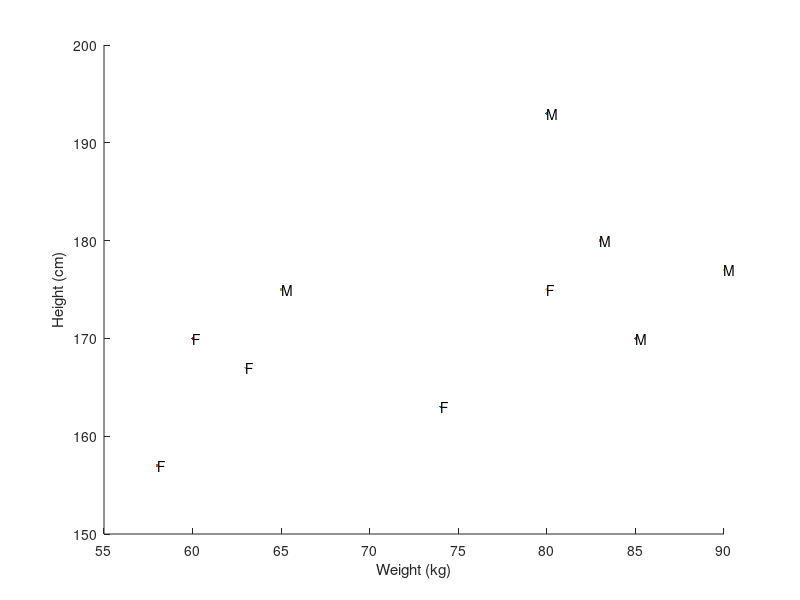

Write the MATLAB code that produced this figure. (Note: this script raises an error after producing the figure.)
%% Creating dataset

clear
addpath(genpath('../DeepNNs/'))

x = [80 193; 83 180; 90 177 ; 85 170 ; 65 175; 63 167; 60 170 ; 74  163; 58 157; 80 175];
N=size(x,1);
addednoise=0;
layers=[10 ];
if addednoise==1
    x(:,2)=randn(N,1);
end
xorig=x;
%y(:,2) = [1; 0; 0; 1];
y(:,1) = [1; 1; 1; 1; 1; 0; 0; 0; 0; 0; ];
y(:,2) = 1-[1; 1; 1; 1; 1; 0; 0; 0; 0; 0; ];
%y(:)=y(randperm(prod(size(y))))
%y(:,2) = [0; 0; 0; 0; 0; 0; 0; 0; 0; 0 ];

%N=1000; x=rand(N,2); y=xor(x(:,1)<0.5,x(:,2)<0.5); y(:,2) = 1 - y(:,1);
%y=zscore(y,[],1)
%[x_test,y_test]=meshgrid(0:0.1:1,0:0.1:1);

%test_data=[x_test(: ) y_test(:)];
%test_data=zscore([x_test(: ) y_test(:)],1);
figure(1)
clf
hold on
for sampli=1:N
    if y(sampli) ==1
        letter='M';
    else
        letter='F';
    end
    plot(x(sampli,1),x(sampli,2));
    text(x(sampli,1),x(sampli,2),letter);
end
xlabel('Weight (kg)')
if addednoise==0
    
    ylabel('Height (cm)')
else
    ylabel('Random variable')
end
%x=x/max(x(:)); test_data=test_data/max(abs(test_data(:)));

hAxes = gca;     %Axis handle
%Changing 'LineStyle' to 'none'
hAxes.XRuler.Axle.LineStyle = 'none';
hAxes.YRuler.Axle.LineStyle = 'none';

axis([50 95 150 200])
title('Example dataset')
%set(gcf,'Position',[0 0 800 800]); print('./figures/example1.png','-dpng','-r300')
%% Model Initialization
figure(1)
clear model
xmean=mean(x);
x=x-repmat(xmean,N,1);
%[x_test,y_test]=meshgrid(min(x(:,1)):0.1:max(x(:,1)),min(x(:,2)):0.1:max(x(:,2)));
%test_data=[x_test(: ) y_test(:)];
model.x=x;
model.y=y;
model.N=N;
model.fe_update=100000;


model.batchsize=10;
noins=size(x,2);
noouts=size(y,2);

layers=[noins layers noouts];
lr=0.01; activation='softsign';
%lr=0.2; activation='tanhact';
model.l2=0;
model.l1=0;
model.layersizes=[layers];
model.layersizesinitial=model.layersizes;
model.target=y;
model.epochs=200;
model.update=10;
model.errofun='quadratic_cost';
model.errofun='cross_entropy_cost';

for layeri=1:(length(layers)-1)
    model.layers(layeri).lr=lr;
    model.layers(layeri).blr=lr;
    model.layers(layeri).Ws=[layers(layeri) layers(layeri+1)]
    
    model.layers(layeri).W=1*(randn(layers(layeri),layers(layeri+1)))*sqrt(2/(model.layersizes(layeri)+model.layersizes(layeri+1)));
    model.layers(layeri).B=(randn(layers(layeri+1),1)-0.5)/10;
    %model.layers(layeri).B=(zeros(layers(layeri+1),1))/1;
    model.layers(layeri).activation=activation;
    model.layers(layeri).inds=1:model.layersizes(layeri); % To keep track of which nodes are removed etc
end
model.layers(layeri).lr=lr/1; model.layers(layeri).activation='softmaxact';

%% Model training

clear error

%% Model training

clear error
for layeri=1:(length(model.layers))
    model.layers(layeri).nonzeroinds=find(model.layers(layeri).W~=0);
end
model.epoch=1;

[model,out2(:,:,model.epoch)]=forwardpassing(model,model.x);

model.fnzl=find_first_non_zero_layer(model);
if (length(model.layers)>1) && (model.fnzl==length(model.layers))
    display('All learning rates are zero. The model will be identical! No point continuing!');
    return;
end


for epoch=1:model.epochs
    
    batchinds=randperm(model.N,model.batchsize);
    model.target=model.y(batchinds,:);
    model.epoch=epoch;
    if mod(epoch,model.update)==0
        % Now it is time to show an update of the network.
        if exist('sp2')
            delete(sp2);
        end
        sp2=subplot(2,2,1);
        show_network_local
        subplot(2,2,3)
        
        plot(model.error)
        xlabel('Epoch')
        ylabel('Error')
        drawnow
        % If there is a test set, calculate the accuracy for it
        if sum(isfield(model,{'x_test','y_test'}))==2
            
            epochtemp=model.epoch; model.epoch=0;
            [~,out_test]=forwardpassing(model,model.x_test(:,model.layers(1).inds)); get_perf(out_test,model.y_test);
            model.epoch=epochtemp;
            y_test_str=[' - Test: ' sprintf('%2.2f', get_perf(out_test,model.y_test))];
        else
            y_test_str='';
        end
        [~,out_train]=forwardpassing(model,model.x);
        display(['Epoch: ' num2str(epoch) ' - Training: ' sprintf('%2.2f',get_perf(out_train,model.y)) y_test_str]);
    end
    % Should I perform feature elimination
    if mod(epoch,model.fe_update)==0
        model=feature_elimination(model);
    end
    
    %%Forward passing
    model=vectorize_all_weights(model);
    
    %[model,out(:,:,epoch)]=forwardpassing_nolr(model,model.x(batchinds,:));
    [model,out(:,:,epoch)]=forwardpassing_nolr(model,model.x(batchinds,:));
    
    [model.error(epoch),dedout]=feval(model.errofun,model);
    
    
    for layeri=(length(model.layers)):-1:model.fnzl
        clear dedw dedb
        ins=model.layers(layeri).Ws(1);
        outs=model.layers(layeri).Ws(2);
        
        if layeri==length(model.layers)
            % For the last layer the gradient is calculated as
            % dE/dw = dE/dout * dout/dnet * dnet/dw
            dnetdw=repmat(model.layers(layeri).X,1,1,outs); % dnet/dw
            
            %dedb=(dedout(batchinds,:).*model.layers(layeri).doutdnet(batchinds,:))'; % dE/db = dE/dout * dout/dnet
            dedb=(dedout.*model.layers(layeri).doutdnet)'; % dE/db = dE/dout * dout/dnet
            dedw=permute(repmat(dedb,1,1,ins),[2 3 1]).*dnetdw; % dE/dw = dE/dout * dout/dnet * dnet/d
        else
            
            dedb=permute(mean(permute(repmat(model.layers(layeri+1).grad,1,1,outs),[2 3 1]).*permute(repmat(model.layers(layeri+1).W,1,1,model.batchsize),[3 1 2]),3).*model.layers(layeri).doutdnet,[2 1]);
            dedw=permute(repmat(dedb,1,1,ins),[2 3 1]).*repmat(model.layers(layeri).X,1,1,outs);
            
        end
        %layeri
        %size(dedb)
        model.layers(layeri).grad=dedb;
        
        
        l1part=-model.layers(layeri).lr*(model.l1/model.batchsize).*sign(model.layers(layeri).W);
        l2part=-model.layers(layeri).lr*(model.l2/model.batchsize).*model.layers(layeri).W;
        regularization_term=model.layers(layeri).W+l1part+l2part;
        mdedw=permute(mean(dedw,1),[2 3 1]);
        
        %model.layers(layeri).W(model.layers(layeri).nonzeroinds)=regularization_term(model.layers(layeri).nonzeroinds)-model.layers(layeri).lr(model.layers(layeri).nonzeroinds).*mdedw(model.layers(layeri).nonzeroinds);
        model.layers(layeri).W(model.layers(layeri).nonzeroinds)=regularization_term(model.layers(layeri).nonzeroinds)-model.layers(layeri).lr.*mdedw(model.layers(layeri).nonzeroinds);
        model.layers(layeri).B=model.layers(layeri).B-model.layers(layeri).blr.*mean(dedb,2);
        
        
    end
    if mod(epoch,model.update)==0
        
        %% Visual evaluation
        
        model.test=0;
        %[model,out_test]=forwardpassing(model,[test_data]);
        factor=15;
        
        %for pointi=1:size(test_data,1)
        %    mat(((x_test(pointi)+1)*10)-9,((y_test(pointi)+1)*10)-9)=out_test(pointi,1);
        %end
        subplot(2,2,[2 4])
        
        hold on
        nn=200;
        xx = linspace(min(x(:,1))*1.1,1.1*max(x(:,1)),nn);
        yy = linspace(1.1*min(x(:,2)),1.1*max(x(:,2)),nn);
        [X,Y] = meshgrid(xx,yy);
        if addednoise==1
            
            %[model,Z]=forwardpassing(model,[X(:) Y(:) randn(100*100,1)]);
            [model,Z]=forwardpassing(model,[X(:) Y(:)]);
        else
            [model,Z]=forwardpassing(model,[X(:) Y(:)]);
        end
        %contour(X+xmean(1),Y+xmean(2),reshape(Z(:,1),100,100),'LineWidth',3)
        contour(X+xmean(1),Y+xmean(2),reshape(Z(:,1),nn,nn),[ 0.499 0.501],'LineWidth',3,'Color',repmat((model.epochs-epoch)/model.epochs,3,1))
        
        for sampli=1:N
            if y(sampli) ==1
                letter='M';
            else
                letter='F';
            end
            plot(xorig(sampli,1),xorig(sampli,2));
            text(xorig(sampli,1),xorig(sampli,2),letter);
        end
        
        xlabel('Weight (kg)')
        if addednoise==0
            
            ylabel('Height (cm)')
        else
            ylabel('Random variable')
        end
        %x=x/max(x(:)); test_data=test_data/max(abs(test_data(:)));
        
        hAxes = gca;     %Axis handle
        %Changing 'LineStyle' to 'none'
        hAxes.XRuler.Axle.LineStyle = 'none';
        hAxes.YRuler.Axle.LineStyle = 'none';
        W=model.layers(1).W;
        newB=-W(1,1)*xmean(1)-W(2,1)*xmean(2)+model.layers(1).B(1);
        myw=77;
        myh=153;
        W(1,1)*myw+W(2,1)*myh+newB;
        if addednoise==0
            
            title(['W_{weight}:' sprintf('%2.2f',W(1,1)) '    W_{height}:' sprintf('%2.2f',W(2,1)) '   Intercept:'   sprintf('%2.2f',newB)]);
        else
            title(['W_{weight}:' sprintf('%2.2f',W(1,1)) '    W_{random}:' sprintf('%2.2f',W(2,1)) '   Intercept:'   sprintf('%2.2f',newB)]);
        end
        
    end
end

return
%%

figure(10)
clf
hold on
nn=200;
xx = linspace(min(x(:,1))*1.1,1.1*max(x(:,1)),nn);
yy = linspace(1.1*min(x(:,2)),1.1*max(x(:,2)),nn);
[X,Y] = meshgrid(xx,yy);
if addednoise==1
    
    %[model,Z]=forwardpassing(model,[X(:) Y(:) randn(100*100,1)]);
    [model,Z]=forwardpassing(model,[X(:) Y(:)]);
else
    [model,Z]=forwardpassing(model,[X(:) Y(:)]);
end
%contour(X+xmean(1),Y+xmean(2),reshape(Z(:,1),100,100),'LineWidth',3)
contour(X+xmean(1),Y+xmean(2),reshape(Z(:,1),nn,nn),[ 0.499999999 0.500000001],'LineWidth',3,'Color',repmat((model.epochs-epoch)/model.epochs,3,1))

for sampli=1:N
    if y(sampli) ==1
        letter='M';
    else
        letter='F';
    end
    plot(xorig(sampli,1),xorig(sampli,2));
    text(xorig(sampli,1),xorig(sampli,2),letter);
end

xlabel('Weight (kg)')
if addednoise==0
    
    ylabel('Height (cm)')
else
    ylabel('Random variable')
end
%x=x/max(x(:)); test_data=test_data/max(abs(test_data(:)));

hAxes = gca;     %Axis handle
%Changing 'LineStyle' to 'none'
hAxes.XRuler.Axle.LineStyle = 'none';
hAxes.YRuler.Axle.LineStyle = 'none';
W=model.layers(1).W;
newB=-W(1,1)*xmean(1)-W(2,1)*xmean(2)+model.layers(1).B(1);
myw=77;
myh=153;
W(1,1)*myw+W(2,1)*myh+newB;
if addednoise==0
    if length(layers)==2
        title(['W_{weight}:' sprintf('%2.2f',W(1,1)) '    W_{height}:' sprintf('%2.2f',W(2,1)) '   Intercept:'   sprintf('%2.2f',newB)]);
    end
else
    if length(layers)==2
        title(['W_{weight}:' sprintf('%2.2f',W(1,1)) '    W_{random}:' sprintf('%2.2f',W(2,1)) '   Intercept:'   sprintf('%2.2f',newB)]);
    end
end

set(gcf,'Position',[0 0 800 800]); print(['./figures/example2_l' sprintf('%d',layers) '_' num2str(addednoise) '.png'],'-dpng','-r300')